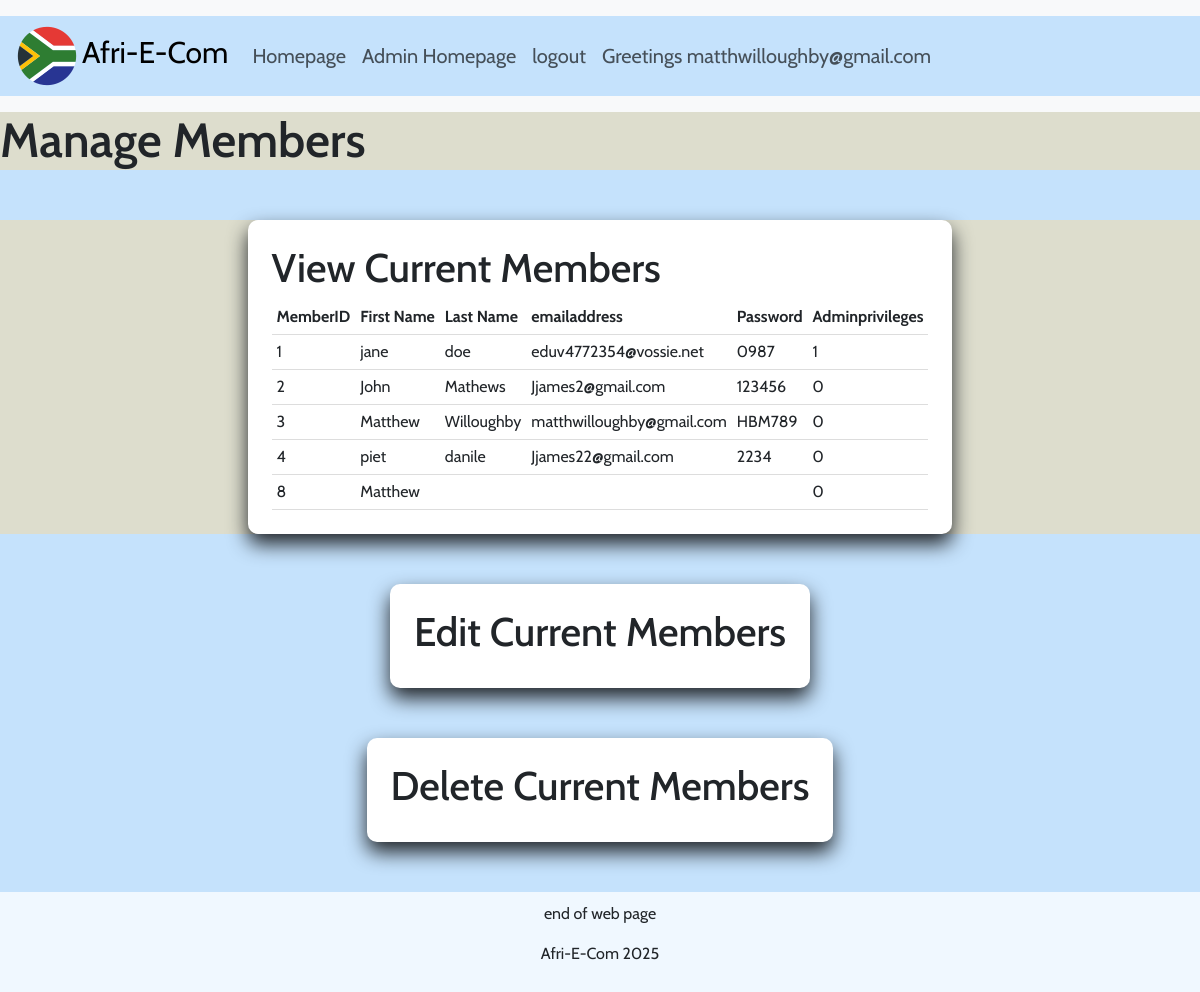
Page /manage_members.php (signed in) on the committed database.
### tables this page shows
CREATE TABLE `tbl_member` (
  `user_ID` int(11) NOT NULL,
  `lastName` varchar(255) NOT NULL,
  `firstName` varchar(255) NOT NULL,
  `emailAddress` varchar(255) NOT NULL,
  `PASSWORD` varchar(255) NOT NULL,
  `isAdmin` tinyint(1) DEFAULT NULL
);

### manage_members.php (the view, shortened to what this page needs)
<?php
    include("dbconn.php");
    $sqlGet= " SELECT * FROM tbl_member";
    $Result=$dbconn->query($sqlGet);
?>
<!DOCTYPE html>
<html lang="en">
<head>
    <link href="https://cdn.jsdelivr.net/npm/bootstrap@5.3.6/dist/css/bootstrap.min.css" rel="stylesheet">
    <link rel="stylesheet" href="sitepro\CSS\styles.css">
</head>
<body>
    <nav class="navbar navbar-expand-lg bg-body-tertiary py-3">
  <div class="container-fluid">
    <a class="navbar-brand" href="index.php"><img src=sitepro/Images/icons8-south-africa-color-70.png>Afri-E-Com</a>
    <div class="collapse navbar-collapse nav-icons" id="navbarSupportedContent">
      <ul class="navbar-nav me-auto mb-2 mb-lg-0">
        <li class="nav-item">
          <a class="nav-link" href="Homepage.php">Homepage</a>
        </li>
                 <li class="nav-item">
          <a class="nav-link" href="Adminpage.php">Admin Homepage</a>
        </li>
          <li class="nav-item">
            <form action ="index.php" method="post">
              <input type="submit" class="nav-link"  name="logout" value="logout"></a>
            </form>
        </li>
        <li class="nav-item">
          <a class="nav-link" ><?php if(isset($_SESSION["EmailAddress"])){ echo "Greetings ". $_SESSION["EmailAddress"];}else{echo "No user signed in";}; ?> </a>
        </li>
      </ul>
    </div>
  </div>
</nav>
    <div class="main-div">
      <h1 id="Main-heading">Manage Members</h1>
    </div>
        <div class="main-div">
        <div class="admincontainer">
            <h2>View Current Members</h2>
                        <div>
              <table style="width:100%">
                  <tr>
                    <th>MemberID</th>
                    <th>First Name</th>
                    <th>Last Name</th>
                    <th>emailaddress</th>
                    <th>Password</th>
                    <th>Adminprivileges</th></th>
                  </tr>
                  <?php  while($MembersCont=$Result->fetch_assoc()){?>
                  <tr data-id="<?=$MembersCont['user_ID']?>">
                    <td><?= $MembersCont['user_ID'] ?></th>
                    <td contenteditable="true"><?= htmlspecialchars($MembersCont['firstName']) ?></td>
                    <td><?= htmlspecialchars($MembersCont['lastName']) ?></td>
                    <td><?= htmlspecialchars($MembersCont['emailAddress']) ?></td>
                    <td><?= htmlspecialchars($MembersCont['PASSWORD']) ?></td>
                    <td><?= htmlspecialchars($MembersCont['isAdmin']) ?></td>
                  </tr>
                  <?php
                } ?>
                </table>
            </div>
        </div>
        </div>
        <div class="admincontainer">
            <h2>Edit Current Members</h2>
        </div>
        <div class="admincontainer">
            <h2>Delete Current Members</h2>
        </div>
</body>
<footer class="footer">
         <p>end of web page</p>
         <p>Afri-E-Com 2025</p>
</footer>
</html>

### sitepro/CSS/styles.css (style rules this page uses)
* { margin: 0; padding: 0; box-sizing: border-box; }
table { border-collapse: collapse; width: 100%; }
th, td { padding: 5px; text-align: left; border-bottom: 1px solid #ddd; }
body { font-family: "Cabin", sans-serif;; background-color: rgb(197, 226, 252); }
h1 { font-size: 3rem; font-weight: 600; }
h2 { font-size: 2.5rem; font-weight: 500; }
.navbar-brand { font-size: 30px; }
.container-fluid { background-color: rgb(197, 226, 252); }
.admincontainer { display: flex; background: #fff; width: max-content; flex-direction: column; padding: 1.5rem; margin: 50px auto; border-radius: 10px; box-shadow: 0 10px 20px; }
.nav-item { font-size: 20px; }
.nav-icons { margin-left: 0%; }
.main-div { background-color: rgb(221, 221, 205); }
.footer { background-color: aliceblue; padding:10px; text-align: center; }

### rows in the picture
tbl_member: user_ID "1", firstName "jane", lastName "doe", emailAddress "eduv4772354@vossie.net", PASSWORD "0987", isAdmin "1"
tbl_member: user_ID "2", firstName "John", lastName "Mathews", emailAddress "Jjames2@gmail.com", PASSWORD "123456", isAdmin "0"
tbl_member: user_ID "3", firstName "Matthew", lastName "Willoughby", emailAddress "matthwilloughby@gmail.com", PASSWORD "HBM789", isAdmin "0"
tbl_member: user_ID "4", firstName "piet", lastName "danile", emailAddress "Jjames22@gmail.com", PASSWORD "2234", isAdmin "0"
tbl_member: user_ID "8", firstName "Matthew", isAdmin "0"

### other values in the picture
$_SESSION["EmailAddress"] "matthwilloughby@gmail.com"
